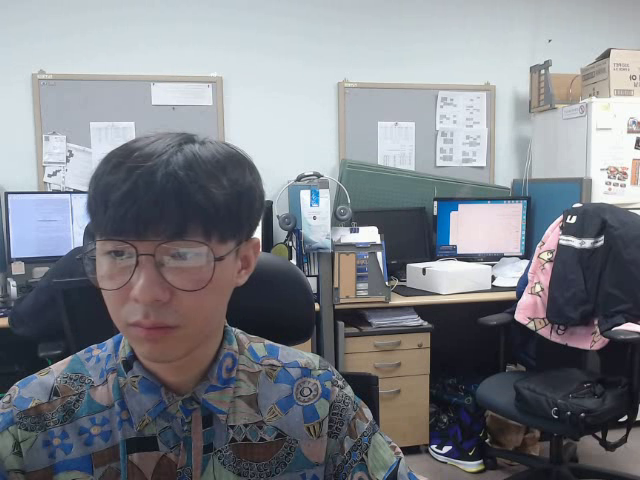
#> input picture frame 7 of video/2.비디오_reading&writing.avi, 640 x 480 px, given in place of the camera
$ jupyter execute '2. 비디오 reading & writing.ipynb'
#> lines starting #> are read from the running program, lines starting #| are printed output that depends on the picture
[cell 1]
import numpy as np
import cv2

[cell 2]
# 카메라를 구동하여 흑백으로 표출해주는 함수

def showVideo():
    try:
        print('카메라를 구동합니다.')
        cap = cv2.VideoCapture(0) # VideoCapture 객체 생성 -> 구동할 장치 번호 입력(캠이 하나임으로 0번)
    except:                      # 만약 캠구동이 아니라 저장된 파일을 재생하기 원할 시, 경로와 파일이름 입력
        print('카메라 구동 실패')
        return

    cap.set(3, 480) # 프레임 크기 설정
    cap.set(4, 320)

    while True:
        ret, frame = cap.read() # 재생되는 비디오를 한 프레임씩 읽기
#> frame is the input picture: shape (480, 640, 3); mean B, G, R 135.5, 129.2, 125.9
                                # 제대로 읽을 시에 ret : True or False, frame : 읽은 프레임
        if not ret:
            print('비디오 읽기 오류')
            break

        gray = cv2.cvtColor(frame, cv2.COLOR_BGR2GRAY) # frame을 흑백으로 변환
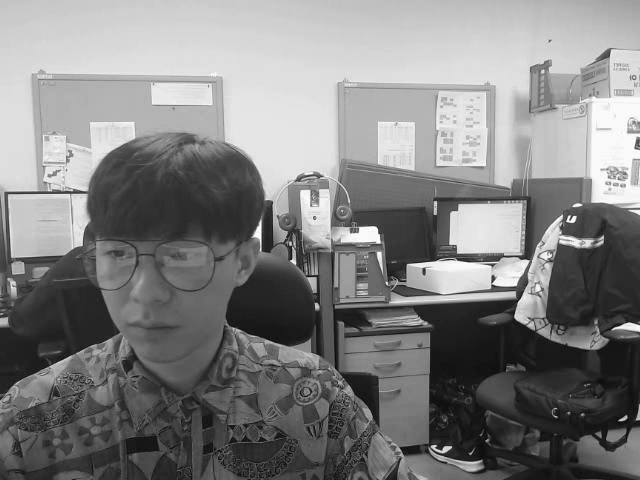
#> gray: shape (480, 640); min 8, max 255, mean 128.9
        cv2.imshow('video', gray) # 변환한 프레임을 화면에 디스플레이

        k = cv2.waitKey(1) & 0xFF
#> (key Esc is pressed here)
        if k == 27:
            print('카메라 구동을 종료합니다.')
            break

    cap.release() # 오픈한 cap 객체 해제 **** 필수 ****
    cv2.destroyAllWindows() # 윈도우 창 답기

showVideo()

[cell 3]
# 캠을 활용하여 비디오를 녹화, 저장하는 함수

def writeVideo():
    try:
        print('카메라를 구동합니다.')
        cap = cv2.VideoCapture(0)
    except:
        print('카메라 구동 실패')
        return

    fps = 20.0 # 비디오 저장을 위한 초당 프레임 수
    width = int(cap.get(3)) # 원본크기 그대로 width, height 저장
    height = int(cap.get(4))
    fcc = cv2.VideoWriter_fourcc('D', 'I', 'V', 'X') # DIVX 코덱 적용, 다른 코덱도 적용 가능
                                                     # ex) XVID, MJPG, X264, WMV1, WMV2
    out = cv2.VideoWriter('video/2.비디오_reading&writing.avi', fcc, fps, (width, height)) # 비디오 저장을 위한 객체 생성
    print('녹화를 시작합니다.')

    while True:
        ret, frame = cap.read()
        frame = cv2.flip(frame, 1) # 비디오 방향 반전 0: 상하반전, 1: 좌우 반전
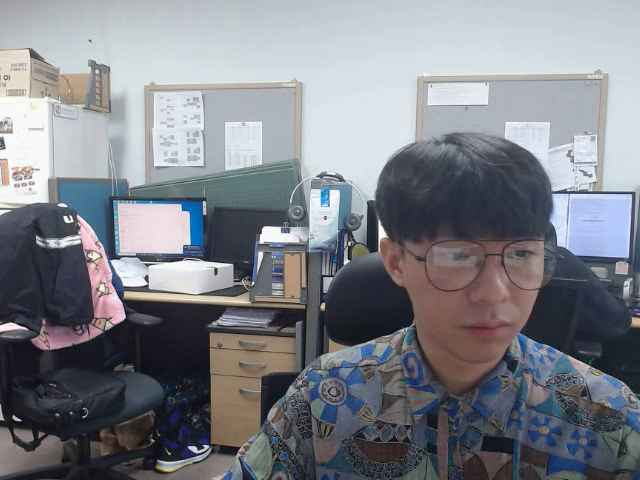
#> frame: shape (480, 640, 3); mean B, G, R 135.5, 129.2, 125.9

        if not ret:
            print('비디오 읽기 오류')
            break

        cv2.imshow('video', frame) # 화면에 읽어온 프레임 디스플레이
        out.write(frame) # out 객체에 프레임 저장

        k = cv2.waitKey(1) & 0xFF
#> (key Esc is pressed here)
        if k == 27:
            print('녹화를 종료합니다.')
            break

    cap.release()
    out.release()
    cv2.destroyAllWindows()

writeVideo()

$ run again, starting later in the video
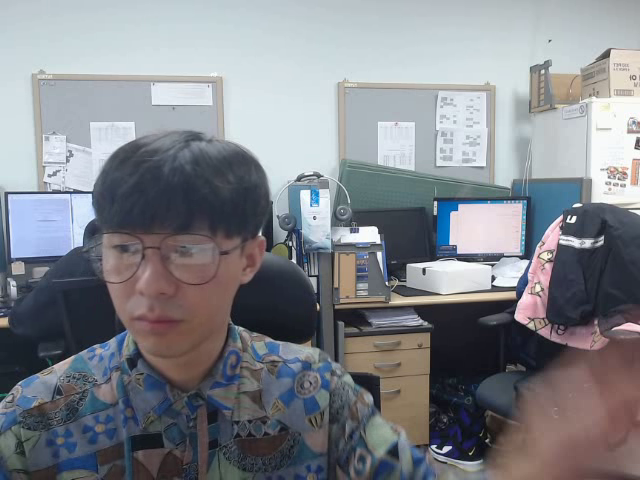
#> input picture frame 33 of video/2.비디오_reading&writing.avi, 640 x 480 px, given in place of the camera
#> in showVideo, frame is the input picture: shape (480, 640, 3); mean B, G, R 138.1, 132.1, 129.2
#> in showVideo, `gray = cv2.cvtColor(frame, cv2.COLOR_BGR2GRAY)`:
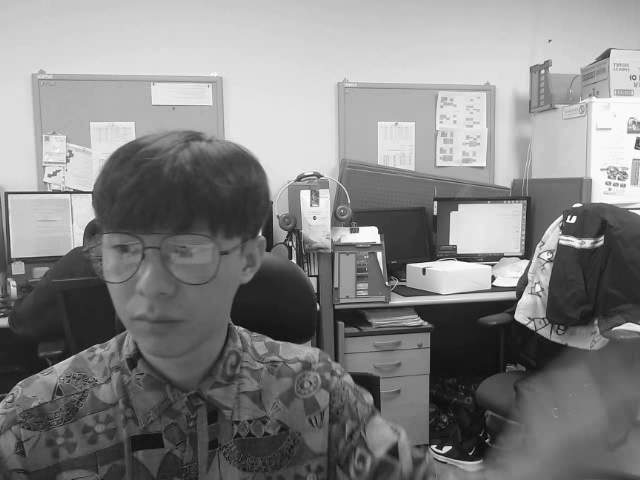
#> gray: shape (480, 640); min 6, max 255, mean 131.9
#> in writeVideo, `frame = cv2.flip(frame, 1)`:
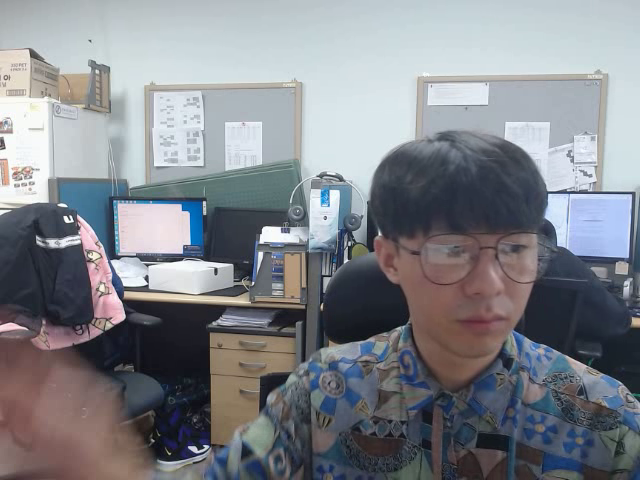
#> frame: shape (480, 640, 3); mean B, G, R 138.1, 132.1, 129.2

$ run again, starting later in the video
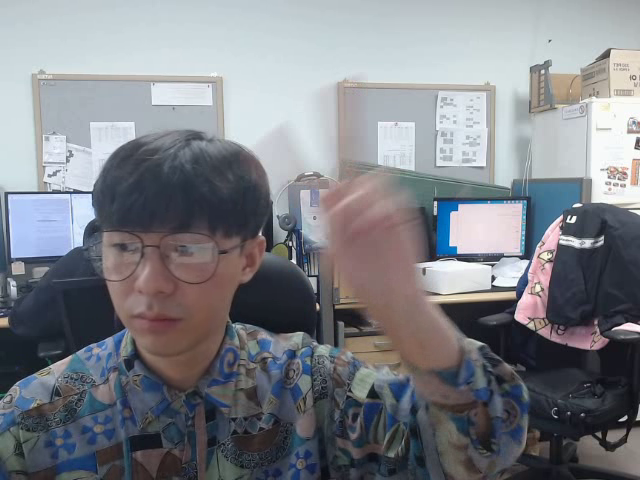
#> input picture frame 59 of video/2.비디오_reading&writing.avi, 640 x 480 px, given in place of the camera
#> in showVideo, frame is the input picture: shape (480, 640, 3); mean B, G, R 134.7, 128.7, 126.1
#> in showVideo, `gray = cv2.cvtColor(frame, cv2.COLOR_BGR2GRAY)`:
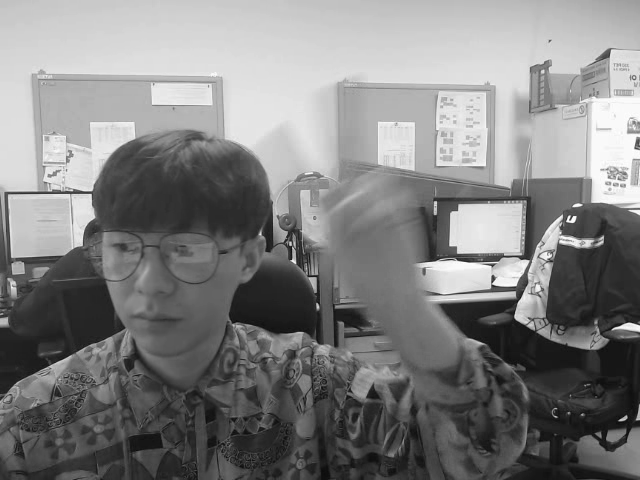
#> gray: shape (480, 640); min 10, max 255, mean 128.6
#> in writeVideo, `frame = cv2.flip(frame, 1)`:
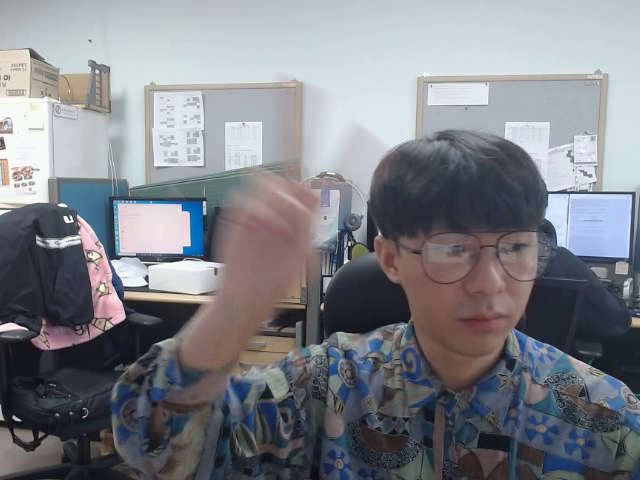
#> frame: shape (480, 640, 3); mean B, G, R 134.7, 128.7, 126.1
